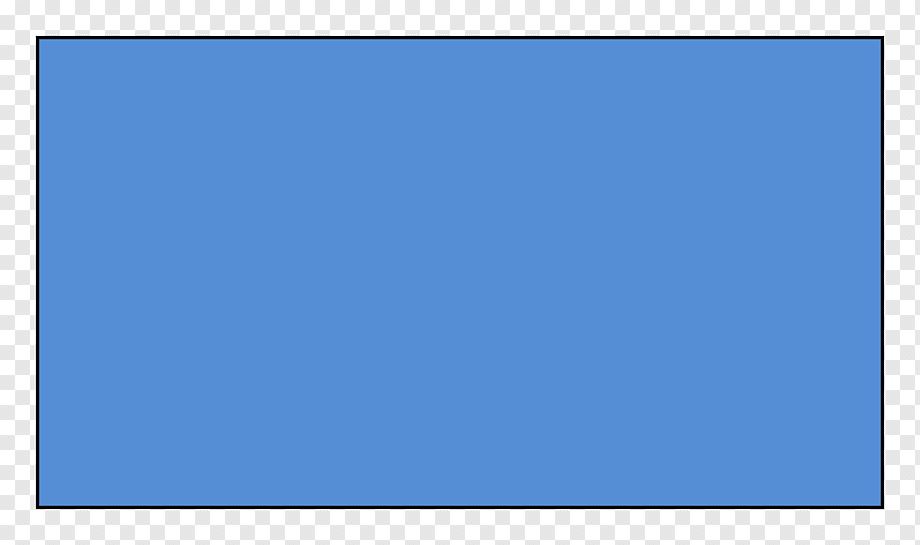
#> input picture problems/rectangle.png, 920 x 545 px
$ jupyter execute Symmetry_.ipynb
#> lines starting #> are read from the running program, lines starting #| are printed output that depends on the picture; after the words box and inside, x2 and y2 are one past the last pixel; in counts of white or black regions, pixels touching at a corner belong together
[cell 1]
import cv2
import numpy as np
import matplotlib.pyplot as plt

# Function to display images in Jupyter notebook using matplotlib
def show_image(image, title="Image"):
    plt.figure(figsize=(8, 8))
    plt.imshow(image, cmap='gray')
    plt.title(title)
    plt.axis('off')
    plt.show()

# Load the image
image = cv2.imread('problems/rectangle.png')
#> image is the input picture: shape (545, 920, 3); mean B, G, R 215.5, 159.8, 115.2

# Check if the image was successfully loaded
if image is None:
    print("Error: Image not found or unable to read.")
else:
    # Convert the image to grayscale
    gray = cv2.cvtColor(image, cv2.COLOR_BGR2GRAY)
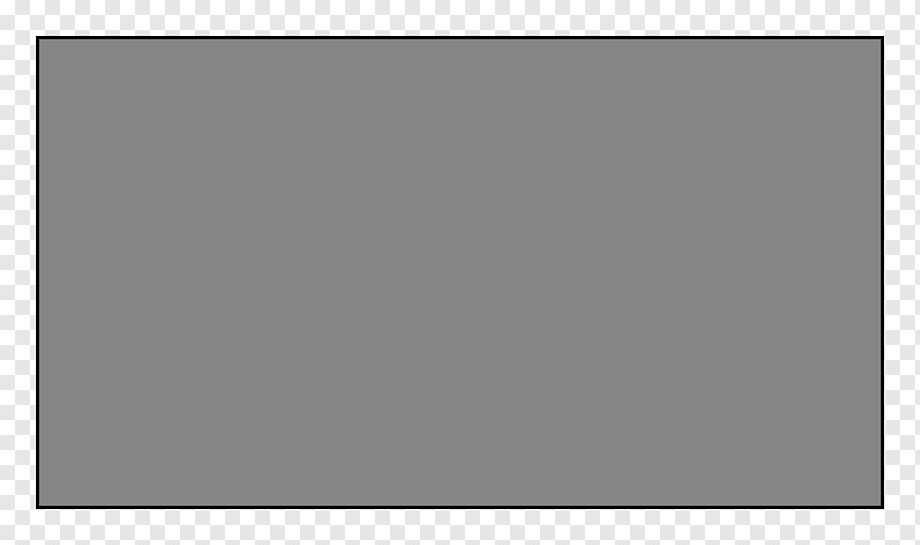
#> gray: shape (545, 920); min 0, max 255, mean 152.8

    # Draw a vertical line to visualize vertical symmetry
    img_symmetry_vertical = image.copy()
    cv2.line(img_symmetry_vertical, (gray.shape[1] // 2, 0), (gray.shape[1] // 2, gray.shape[0]), (0, 255, 0), 2)
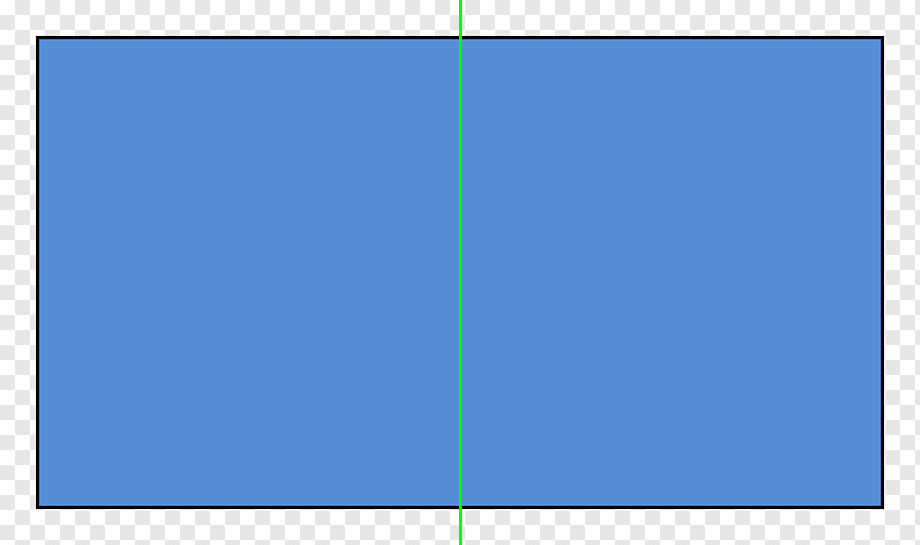
#> img_symmetry_vertical: shape (545, 920, 3); 0.33% of pixels changed, all inside (x1, y1, x2, y2) = (459, 0, 462, 545)

    # Draw a horizontal line to visualize horizontal symmetry
    img_symmetry_horizontal = image.copy()
    cv2.line(img_symmetry_horizontal, (0, gray.shape[0] // 2), (gray.shape[1], gray.shape[0] // 2), (255, 0, 0), 2)
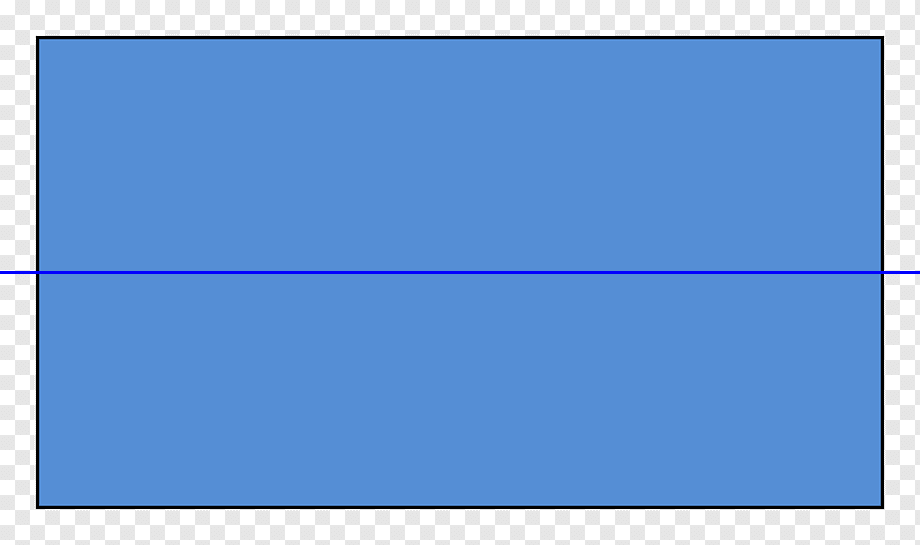
#> img_symmetry_horizontal: shape (545, 920, 3); 0.55% of pixels changed, all inside (x1, y1, x2, y2) = (0, 271, 920, 274)

    # Draw diagonal lines to visualize diagonal symmetry (45 and 135 degrees)
    img_symmetry_diagonal = image.copy()
    cv2.line(img_symmetry_diagonal, (0, 0), (gray.shape[1], gray.shape[0]), (0, 0, 255), 2)   # 45 degrees diagonal
    cv2.line(img_symmetry_diagonal, (0, gray.shape[0]), (gray.shape[1], 0), (255, 255, 0), 2) # 135 degrees diagonal
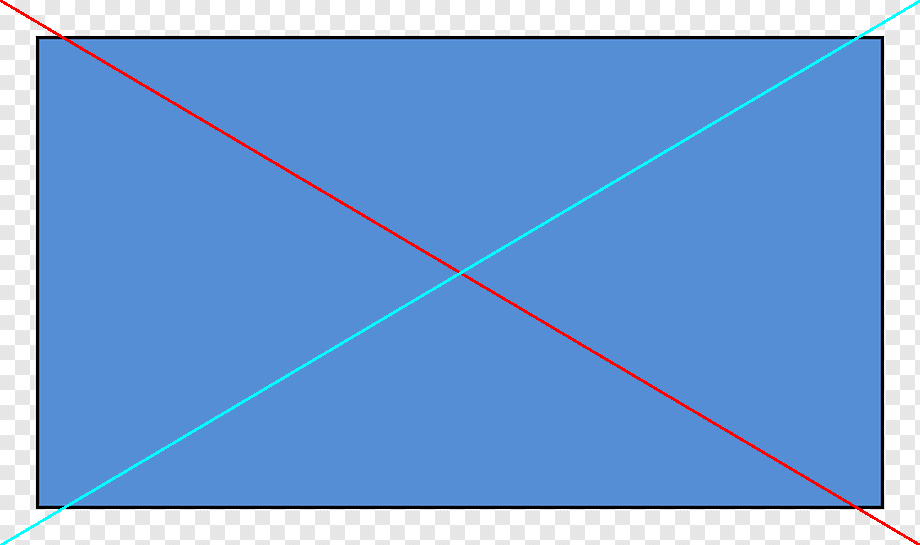
#> img_symmetry_diagonal: shape (545, 920, 3); mean B, G, R 214.4, 159.5, 115.4

    # Convert images to RGB for matplotlib display
    img_symmetry_vertical_rgb = cv2.cvtColor(img_symmetry_vertical, cv2.COLOR_BGR2RGB)
    img_symmetry_horizontal_rgb = cv2.cvtColor(img_symmetry_horizontal, cv2.COLOR_BGR2RGB)
    img_symmetry_diagonal_rgb = cv2.cvtColor(img_symmetry_diagonal, cv2.COLOR_BGR2RGB)

    # Display the original image and the symmetry visualizations
    show_image(cv2.cvtColor(image, cv2.COLOR_BGR2RGB), title="Original Image")
    show_image(img_symmetry_vertical_rgb, title="Vertical Symmetry Visualization")
    show_image(img_symmetry_horizontal_rgb, title="Horizontal Symmetry Visualization")
    show_image(img_symmetry_diagonal_rgb, title="Diagonal Symmetry Visualization (45° and 135°)")

$ run again, with problems/occlusion2_rec.png copied over problems/rectangle.png
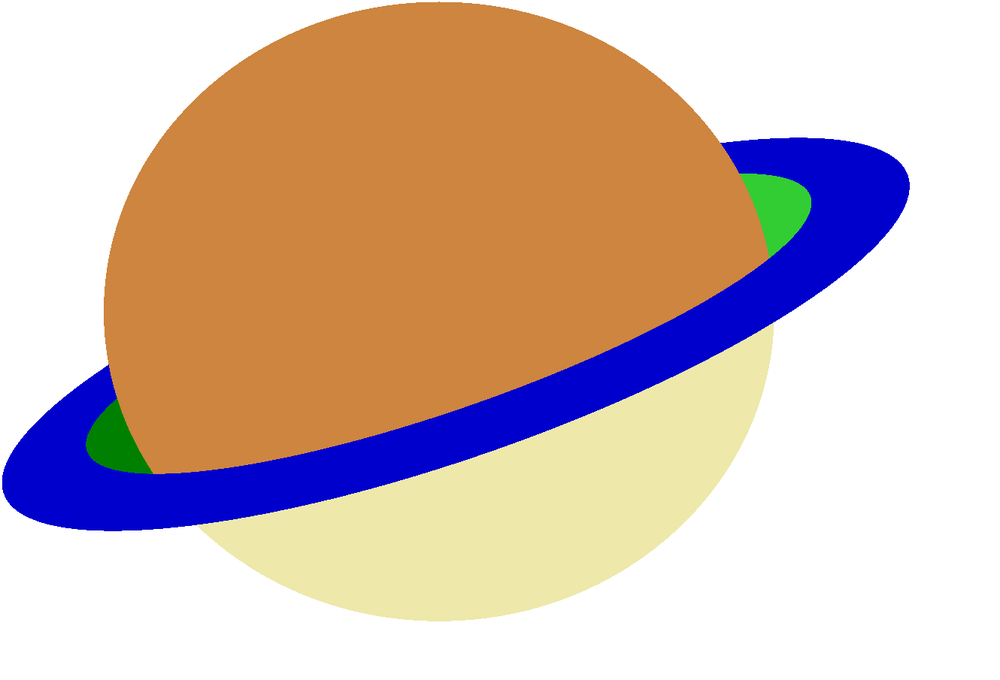
#> input picture problems/occlusion2_rec.png, 1000 x 680 px, shrunk from 1330 x 905 before the run
#> image is the input picture: shape (680, 1000, 3); mean B, G, R 176.8, 188, 210.7
#> `gray = cv2.cvtColor(image, cv2.COLOR_BGR2GRAY)`:
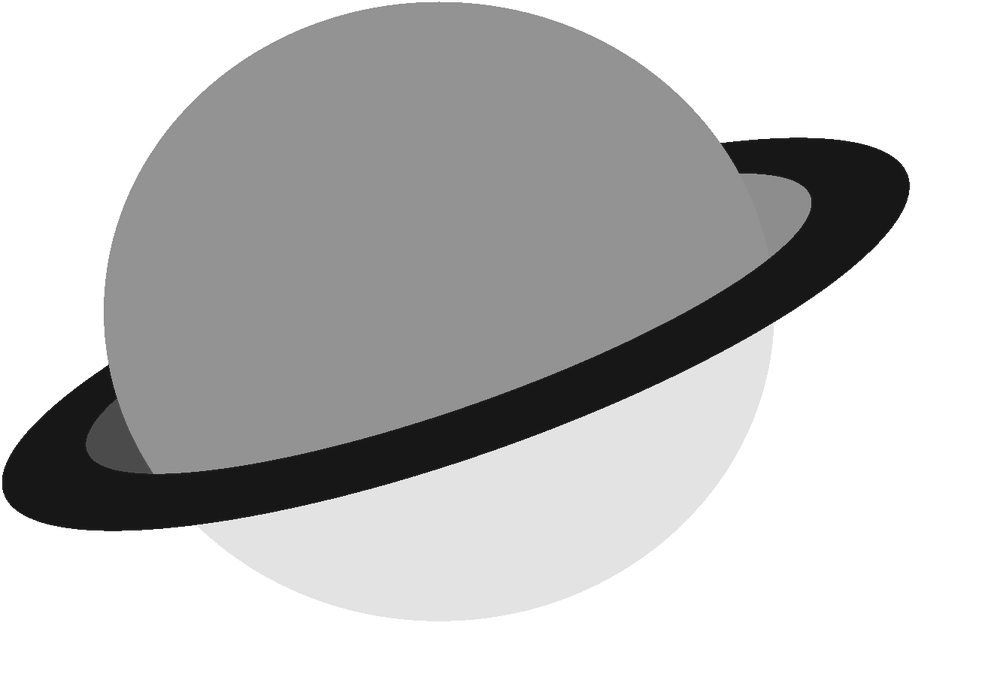
#> gray: shape (680, 1000); min 23, max 255, mean 193.6
#> img_symmetry_vertical: shape (680, 1000, 3); 0.3% of pixels changed, all inside (x1, y1, x2, y2) = (499, 0, 502, 680)
#> img_symmetry_horizontal: shape (680, 1000, 3); 0.44% of pixels changed, all inside (x1, y1, x2, y2) = (0, 339, 1000, 342)
#> `cv2.line(img_symmetry_diagonal, (0, gray.shape[0]), (gray.shape[1], 0)..`:
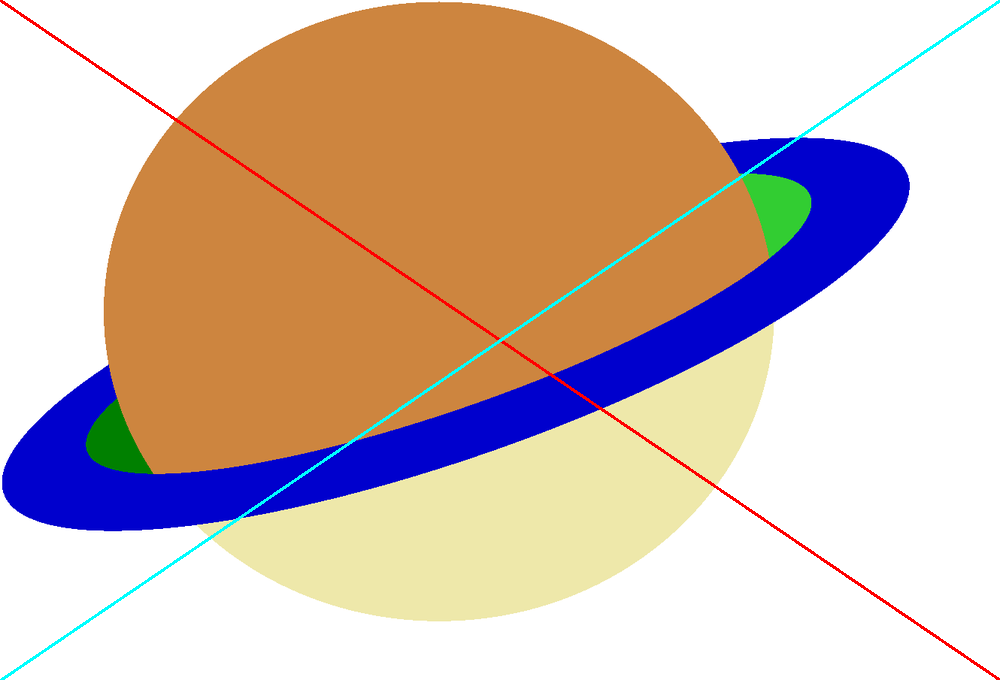
#> img_symmetry_diagonal: shape (680, 1000, 3); mean B, G, R 176.4, 187.4, 209.8
